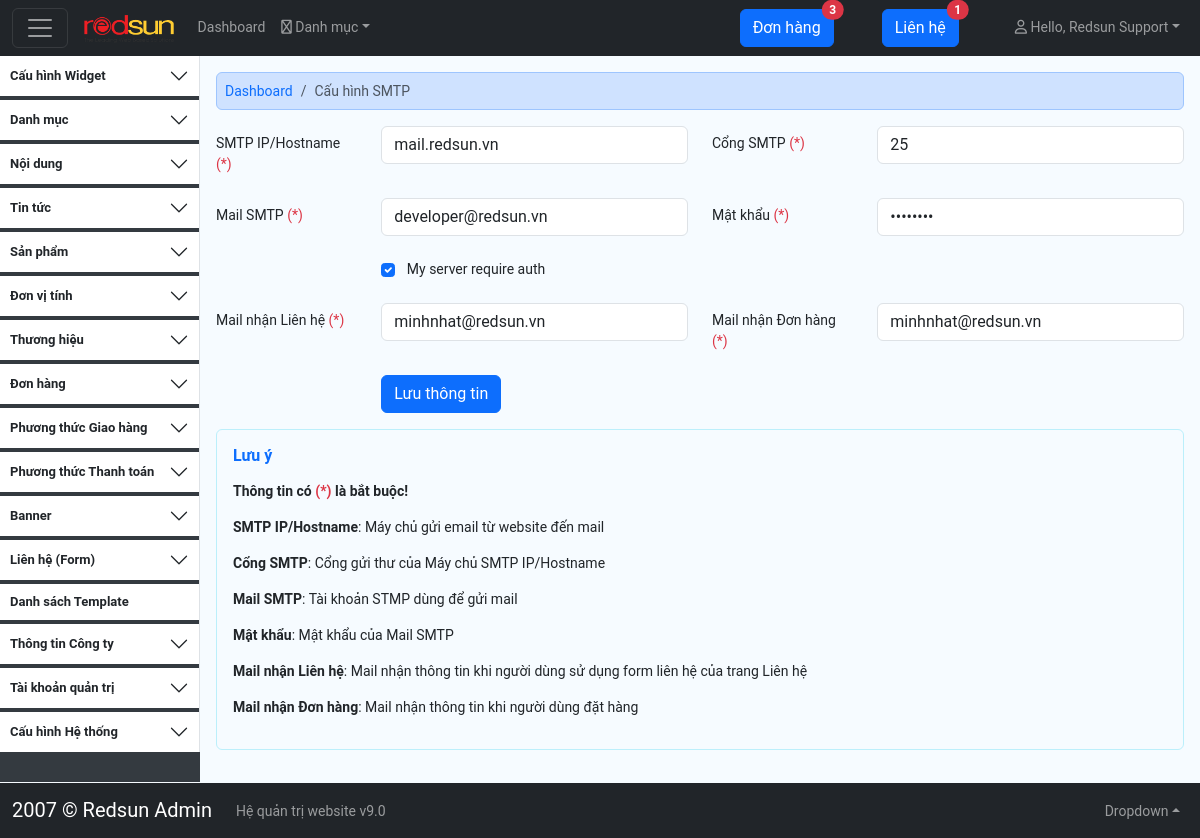
/adminCMS/index.php?module=config&act=smtp (signed in), run on the app's committed database.
### tables this page shows
CREATE TABLE `tblwebmaster` (
  `ID` tinyint(3) NOT NULL,
  `username` varchar(50) DEFAULT NULL,
  `password` varchar(50) DEFAULT NULL,
  `fullname` varchar(50) DEFAULT NULL,
  `phone` varchar(20) DEFAULT NULL,
  `email` varchar(100) DEFAULT NULL,
  `address` varchar(255) DEFAULT NULL,
  `level` varchar(10) DEFAULT 'admin' COMMENT 'root, admin, staff',
  `t_status` tinyint(1) DEFAULT 1,
  `module_access` text NOT NULL,
  `permit_access` varchar(200) NOT NULL DEFAULT '',
  `salt` varchar(10) NOT NULL,
  `avatar` varchar(255) NOT NULL,
  `created_date` int(15) NOT NULL,
  `created_by` tinyint(3) NOT NULL,
  `updated_date` int(15) NOT NULL,
  `updated_by` tinyint(3) NOT NULL
);

CREATE TABLE `tblconfig` (
  `ID` int(9) NOT NULL,
  `code` varchar(50) NOT NULL,
  `value` text NOT NULL
);

### language/global_lang_vn.php (called while the page is built)
<?php
	$LANG = array();
	$LANG['header_menu'] = 'Menu Header';
	$LANG['mobile_header_menu'] = 'Menu Header - Mobile';
	$LANG['vn_vietnamese'] = 'Tiếng Việt';
	$LANG['vn_english'] = 'Tiếng Anh';
	$LANG['en_vietnamese'] = 'Vietnamese';
	$LANG['en_english'] = 'English';
	$LANG['detail'] = 'Chi tiết';
	$LANG['view'] = 'Xem';
	$LANG['image'] = 'Hình ảnh';
	$LANG['script_code'] = 'Mã Script';
	$LANG['self_tab'] = '_self - Mở link trong Tab đang sử dụng';
	$LANG['blank_tab'] = '_blank - Mở link trong Tab mới';
	$LANG['search'] = 'Tìm kiếm';
	$LANG['pending'] = 'Chờ xử lý';
	$LANG['confirmed'] = 'Đã xác nhận';
	$LANG['packaged'] = 'Đã đóng gói';
	$LANG['delivering'] = 'Đang giao hàng';
	$LANG['delivered_successfully'] = 'Giao hàng thành công';
	$LANG['delivery_failed'] = 'Giao hàng thất bại';
	$LANG['order_completed'] = 'Đơn hàng hoàn thành';
	$LANG['order_failed'] = 'Đơn hàng thất bại';
	$LANG['refund_order'] = 'Đơn hàng hoàn trả';
	$LANG['unpaid'] = 'Chưa thanh toán';
	$LANG['paid'] = 'Đã thanh toán';
	$LANG['not_yet_refunded'] = 'Chưa hoàn tiền';
	$LANG['refunded'] = 'Đã hoàn tiền';
	$LANG['not_yet_delivered'] = 'Chưa giao hàng';
	$LANG['packing_up_goods'] = 'Đang lấy hàng';
	$LANG['cancel_delivery'] = 'Hủy giao hàng';
	$LANG['delivery_success'] = 'Giao hàng thành công';
	$LANG['delivery_not_success'] = 'Giao hàng thất bại';
	$LANG['redelivery'] = 'Giao hàng lại';
	$LANG['return_goods'] = 'Chuyển hoàn';
	$LANG['notes'] = 'Ghi chú';
	$LANG['unit'] = 'Đơn vị tính';
	$LANG['subject'] = 'Chủ đề';
	$LANG['object'] = 'Đối tượng';
	$LANG['category'] = 'Danh mục';
	$LANG['aaaaaaa'] = 'aaaaaaa';
	$LANG['aaaaaaa'] = 'aaaaaaa';
	$LANG['aaaaaaa'] = 'aaaaaaa';
	$LANG['aaaaaaa'] = 'aaaaaaa';
?>

### classes/database.php (called while the page is built, shortened)
<?php
class database {
    public $host = "localhost";
    public $user = "root";
    public $pass = "";
    public $database = "";
    public $connect;
    function __construct() {
        $WEBCONFIG          = unserialize(WEBCONFIG);
	   	$this->host        = $WEBCONFIG["DB"]['hosting'];
	   	$this->database    = $WEBCONFIG["DB"]['name_db'];
	   	$this->user        = $WEBCONFIG["DB"]['user_db'];
	   	$this->pass        = $WEBCONFIG["DB"]['pass_db'];
    }
    private function connect(){
        $this->connect = mysqli_connect($this->host,$this->user,$this->pass,$this->database);
        mysqli_select_db($this->connect,$this->database);
    }
    public function getField($table,$selectField,$field_set,$value,$filter='',$print=0){
        $sql='select `'.$selectField.'` from '.$table.' where `'.$field_set.'` = "'.$value.'" '.$filter;
        $this->result = mysqli_query ($this->connect, $sql);
        $data = false;
        while ( $row = mysqli_fetch_array($this->result)){
            $data = htmlspecialchars_decode($row[$selectField]);
        }
        return $data;
    }
}

### adminCMS/layout/header-data.php (called while the page is built)
<?php
	$db = new database();
	$webmtId  = $Session->get("webmtId");
	$webmt_fullname = $db->getField(TBLWEBMASTER, "fullname", "ID", $webmtId);
?>

### classes/session.php (called while the page is built, shortened)
<?php
class Session
{
	private $use_cookie;
	private $preStr;
	private $stringone;
	private $secret;
	public function __construct ($cook = "zipcook") {
		$this->use_cookie = $cook;
		$this->preStr= "_RS_";
		$this->secret="secret";
		if ($this->use_cookie=="yes") {
		} elseif ($this->use_cookie=="zipcook") {
			$this->stringone = $this->prelevaStringaTotale();
		} else {
			ini_set("session.gc_maxlifetime","432000");
			ini_set("url_rewriter.tags","");
			ini_set("session.use_trans_sid", false);
			session_start();
		}
	}
	private function prelevaStringaTotale() {
		$cookiesSet = array_keys($_COOKIE);
		$out = "";
		for ($x=0;$x<count($cookiesSet);$x++) {
			if (strpos(" ".$cookiesSet[$x],$this->preStr)==1)
				$out.=$_COOKIE[$cookiesSet[$x]];
		}
		return $this->decrypta($out);
	}
	public function get($var) {
		if ($this->use_cookie=="yes") {
			global $_COOKIE;
			return $this->decrypta($_COOKIE[$var]);
		} elseif ($this->use_cookie=="zipcook") {
			if ($this->stringone!="") {
				parse_str($this->stringone, $vars);
			} else {
				return "";
			}
			return $vars[$var];
		}
	}
	private function decrypta($t) {
		$t = $this->ed(base64_decode(($t)));
		$v = "";
		for ($i=0;$i<strlen($t);$i++){
			$md5 = substr($t,$i,1);
			$i++;
			$v.= (substr($t,$i,1) ^ $md5);
		}
		return $v;
	}
	private function ed($t) {
		$r = md5($this->secret); $c=0; $v="";
		for ($i=0;$i<strlen($t);$i++) {
			if ($c==strlen($r)) $c=0;
			$v.= substr($t,$i,1) ^ substr($r,$c,1);
			$c++;
		}
		return $v;
	}
}
?>

### adminCMS/data/config/smtp.php (called while the page is built, shortened)
<?php
	$_method = new method();
	$db  = new database();
    $page_title = $LANG['smtp-config'];
	$showBreadcrumbAdmin = $_method->showBreadcrumbAdmin(serialize(array(
		_LINK_HOME => $LANG['index'],
		'javascript:;' => $page_title,
	)));
	$smtp_hostname = $db->getField(TBLCONFIG,'value','code','smtp_hostname');
	$smtp_port = $db->getField(TBLCONFIG,'value','code','smtp_port');
	$smtp_mail = $db->getField(TBLCONFIG,'value','code','smtp_mail');
	$smtp_password = $db->getField(TBLCONFIG,'value','code','smtp_password');
	$smtp_auth = $db->getField(TBLCONFIG,'value','code','smtp_auth');
	$mail_contact = $db->getField(TBLCONFIG,'value','code','mail_contact');
	$mail_order = $db->getField(TBLCONFIG,'value','code','mail_order');
?>

### adminCMS/view/config/smtp.php (the view, shortened to what this page needs)
<div class="page-home">
	<div class="alert alert-primary p-2" role="alert">
		<nav aria-label="breadcrumb">
		  	<ol class="breadcrumb mb-0">
		    	<?php echo $showBreadcrumbAdmin; ?>
		  	</ol>
		</nav>
	</div>
	<section class="box-section mb-3">
		<form action="" role="form" method="post" id="form_updateSMTP">
			<div class="row">
				<div class="col-md-6">
					<div class="row mb-3">
						<div class="col-xl-4">
							<label for="smtp_hostname" class="col-form-label"><?php echo $LANG['smtp_hostname']; ?> <span class="text-danger">(*)</span></label>
						</div>
						<div class="col-xl-8">
							<input type="text" class="form-control" id="smtp_hostname" name="smtp_hostname" value="<?php echo $smtp_hostname; ?>" required="required" />
						</div>
					</div>
				</div>
				<div class="col-md-6">
					<div class="row mb-3">
						<div class="col-xl-4">
							<label for="smtp_port" class="col-form-label"><?php echo $LANG['smtp_port']; ?> <span class="text-danger">(*)</span></label>
						</div>
						<div class="col-xl-8">
							<input type="number" class="form-control" id="smtp_port" name="smtp_port" value="<?php echo $smtp_port; ?>" required="required" />
						</div>
					</div>
				</div>
				<div class="col-md-6">
					<div class="row mb-3">
						<div class="col-xl-4">
							<label for="smtp_mail" class="col-form-label"><?php echo $LANG['smtp_mail']; ?> <span class="text-danger">(*)</span></label>
						</div>
						<div class="col-xl-8">
							<input type="email" class="form-control" id="smtp_mail" name="smtp_mail" value="<?php echo $smtp_mail; ?> "required="required" />
						</div>
					</div>
				</div>
				<div class="col-md-6">
					<div class="row mb-3">
						<div class="col-xl-4">
							<label for="smtp_password" class="col-form-label"><?php echo $LANG['smtp_password']; ?> <span class="text-danger">(*)</span></label>
						</div>
						<div class="col-xl-8">
							<input type="password" class="form-control" id="smtp_password" name="smtp_password" value="<?php echo $smtp_password; ?>" required="required" />
						</div>
					</div>
				</div>
				<div class="col-md-12">
					<div class="row mb-3">
						<div class="col-xl-2">
							<label for="smtp_auth" class="col-form-label">&nbsp;</label>
						</div>
						<div class="col-xl-10">
							<label class="form-check-label cursor-pointer col-form-label" for="smtp_auth">
								<input class="form-check-input me-2" type="checkbox" name="smtp_auth" id="smtp_auth" value="1" <?php echo $smtp_auth==1?'checked':''; ?> >
								<?php echo $LANG['smtp_auth']; ?>
							</label>
						</div>
					</div>
				</div>
				<div class="col-md-6">
					<div class="row mb-3">
						<div class="col-xl-4">
							<label for="mail_contact" class="col-form-label"><?php echo $LANG['mail_contact']; ?> <span class="text-danger">(*)</span></label>
						</div>
						<div class="col-xl-8">
							<input type="text" class="form-control" id="mail_contact" name="mail_contact" value="<?php echo $mail_contact; ?>" required="required" />
						</div>
					</div>
				</div>
				<div class="col-md-6">
					<div class="row mb-3">
						<div class="col-xl-4">
							<label for="mail_order" class="col-form-label"><?php echo $LANG['mail_order']; ?> <span class="text-danger">(*)</span></label>
						</div>
						<div class="col-xl-8">
							<input type="text" class="form-control" id="mail_order" name="mail_order" value="<?php echo $mail_order; ?>" required="required" />
						</div>
					</div>
				</div>
			</div>
			<div class="row">
				<div class="col-md-6">
					<div class="row mb-3">
						<div class="col-xl-4">&nbsp;</div>
						<div class="col-xl-8">
							<button class="btn btn-primary me-2" type="submit"><?php echo $LANG['save_information']; ?></button>
						</div>
					</div>
				</div>
			</div>
		</form>
		<section class="box-section mb-3">
			<div class="border border-info border-opacity-25 rounded p-3">
				<?php echo $LANG['note_config_system']; ?>
			</div>
		</section>
	</section>
</div>

### adminCMS/layout/header.php (shortened to what this page needs)
<nav class="navbar navbar-expand-md bg-dark navbar-dark fixed-top">
    <div class="container-fluid">
        <button onclick="menuLeft()" id="navleft-option" class="navbar-toggler d-block me-3" type="button"><span class="navbar-toggler-icon"></span></button>
        <a title="<?php echo $LANG['index']; ?>" class="navbar-brand" href="index.php"><img src="assets/images/logo.png" alt=""></a>
        <div class="collapse navbar-collapse" id="navbar-top">
            <ul class="navbar-nav w-100">
                <li class="nav-item">
                    <a class="nav-link" href="index.php" title=""><?php echo $LANG['index']; ?></a>
                </li>
                <li class="nav-item dropdown">
                    <a class="nav-link dropdown-toggle" href="javascript:;" role="button" data-bs-toggle="dropdown" title=""><i class="fa-regular fa-sitemap"></i> <?php echo $LANG['category']; ?></a></a>
                </li>
                <li class="nav-item ms-md-auto">
                    <a href="<?php echo _LINK_ORDER_LIST; ?>" class="btn btn-primary position-relative" title="">
                        <?php echo $LANG['order']; ?>
                        <span class="position-absolute top-0 start-100 translate-middle badge rounded-pill bg-danger">3</span>
                    </a>
                </li>
                <li class="nav-item ms-md-5">
                    <a href="<?php echo _LINK_CONTACT_LIST; ?>" class="btn btn-primary position-relative" title="">
                        <?php echo $LANG['contact']; ?>
                        <span class="position-absolute top-0 start-100 translate-middle badge rounded-pill bg-danger">1</span>
                    </a>
                </li>
                <li class="nav-item dropdown ms-md-5">
                    <a class="nav-link dropdown-toggle" href="#" role="button" data-bs-toggle="dropdown" title=""><i class="fa-regular fa-user rounded-pill"></i> <?php echo $LANG['hello']; ?>, <?php echo $webmt_fullname; ?></a></a>
                </li>
            </ul>
        </div>
    </div>
</nav>

### adminCMS/assets/css/custom.css (style rules this page uses)
:root { --font-bold: 700; --font-medium: 600; --font-regular-medium: 500; }
body { font-family: 'Roboto', sans-serif; background-color: #F6FBFF; line-height: 1.428571429; font-size: 14px; }
.cursor-pointer { cursor: pointer; }
.navbar-brand img { height: 28px; }
input[type="radio"], input[type="checkbox"] { cursor: pointer; }

### data on the page
tblwebmaster: fullname "Redsun Support"
tblconfig: smtp_hostname "mail.redsun.vn"
tblconfig: smtp_port "25"
tblconfig: smtp_mail "developer@redsun.vn"
tblconfig: value "☑"
tblconfig: mail_contact "minhnhat@redsun.vn"
tblconfig: mail_order "minhnhat@redsun.vn"

### other printed values
$LANG['index'] "Dashboard"
$LANG['category'] "Danh mục"
$LANG['order'] "Đơn hàng"
$LANG['contact'] "Liên hệ"
$LANG['hello'] "Hello"
$LANG['config'] "Cấu hình"
$LANG['widget'] "Widget"
$LANG['content'] "Nội dung"
$LANG['news'] "Tin tức"
$LANG['product'] "Sản phẩm"
$LANG['unit'] "Đơn vị tính"
$LANG['brand'] "Thương hiệu"
$LANG['deliverymethod'] "Phương thức Giao hàng"
$LANG['paymentmethod'] "Phương thức Thanh toán"
$LANG['banner'] "Banner"
